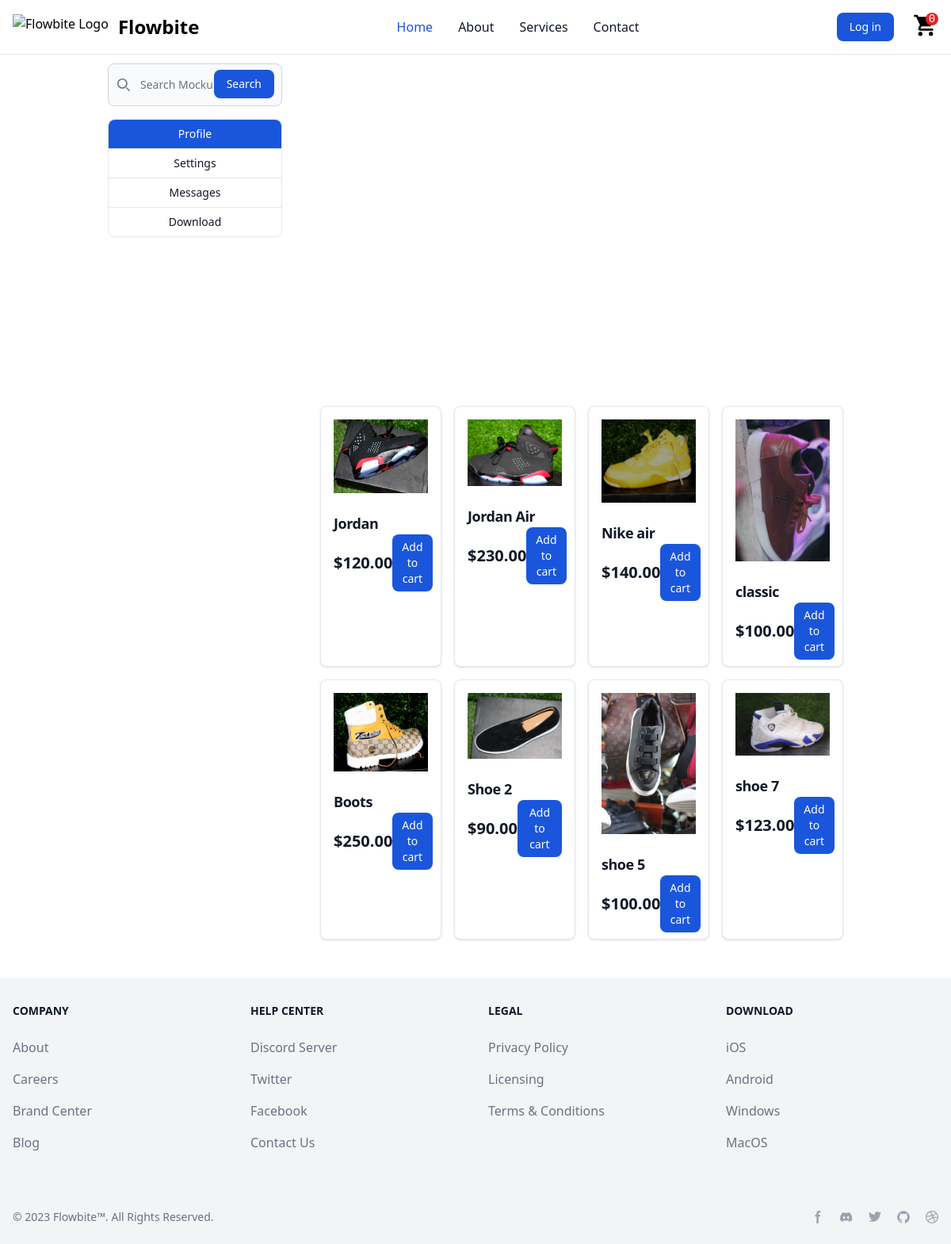
The app's page /, older data.
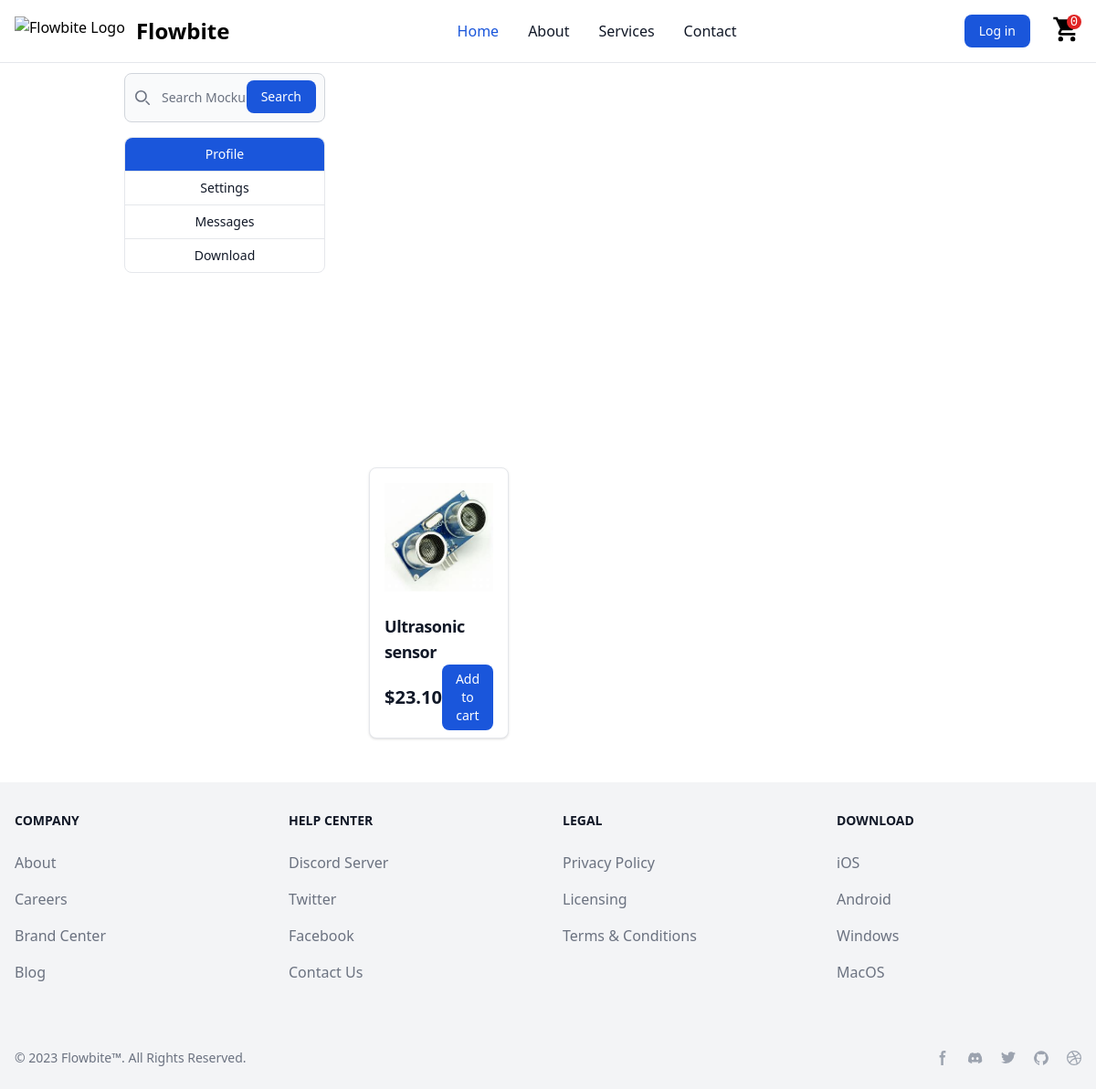
The same page, newer data.
### store/models.py (models this page shows, shortened)
class Product(models.Model):
    name = models.CharField(max_length=200, null=True)
    price = models.DecimalField(max_digits=7, decimal_places=2)
    digital = models.BooleanField(default=False, null=True, blank=True)
    image = models.ImageField(null=True, blank=True)
    @property
    def imageURL(self):
        try:
            url = self.image.url
        except:
            url = ''
        return url

### store/views.py (the view)
# urls.py: path('', include('store.urls')),
def store(request):
    data = cartData(request)
    cartItems = data['cartItems']
    products = Product.objects.all()
    context = {'products': products, 'cartItems': cartItems}
    return render(request, 'store.html', context)

### store/utils.py (called while the page is built, shortened)
def cookieCart(request):
    try:
        cart = json.loads(request.COOKIES['cart'])
    except:
        cart = {}
    print('Cart:', cart)
    items = []
    order = {'get_cart_total': 0, 'get_cart_items': 0, 'shipping': False}
    cartItems = order['get_cart_items']
    return{'cartItems': cartItems, 'order': order, 'items': items}

def cartData(request):
    if request.user.is_authenticated:
        customer = request.user
        order, created = Order.objects.get_or_create(customer=customer, completed=False)
        items = order.orderitem_set.all()
        cartItems = order.get_cart_items
    else:
        cookieData = cookieCart(request)
        cartItems = cookieData['cartItems']
        order = cookieData['order']
        items = cookieData['items']
    return {'cartItems': cartItems, 'items': items, 'order': order}

### templates/store.html (shortened to what the changed rows need)
{% extends 'main.html' %}
{% load static %}
{% block content %}
<div class="flex flex-col lg:flex-row">
    <div class="lg:w-9/12">
        <div class="grid grid-cols-1 sm:grid-cols-2 md:grid-cols-3 lg:grid-cols-4 gap-4 gap-x-4 mt-12">
            {% for product in products %}
            <div
                class="max-w-xs h-75 bg-white border border-gray-200 rounded-lg shadow dark:bg-gray-800 dark:border-gray-700">
                <a href="#">
                    <img class="p-4 rounded-t-lg max-h-45 mx-auto" src="{{product.imageURL}}" alt="product image" />
                </a>
                <div class="px-4 py-2">
                    <a href="#">
                        <h5 class="text-lg font-semibold tracking-tight text-gray-900 dark:text-white">
                            {{product.name}}
                        </h5>
                    </a>
                    <div class="flex items-center justify-between">
                        <span class="text-xl font-bold text-gray-900 dark:text-white">${{product.price}}</span>
                        <a data-product="{{product.id}}" data-action="add" href="#"
                            class="update-cart text-white bg-blue-700 hover:bg-blue-800 focus:ring-4 focus:outline-none focus:ring-blue-300 font-medium rounded-lg text-sm px-3 py-1.5 text-center dark:bg-blue-600 dark:hover:bg-blue-700 dark:focus:ring-blue-800">Add
                            to cart</a>
                    </div>
                </div>
            </div>
            {% endfor %}
        </div>
    </div>
</div>
{% endblock content %}

Row changes from the older to the newer data that the page shows:
removed Product: imageURL (picture), name "Jordan", price "120.00"
removed Product: imageURL (picture), name "Jordan Air", price "230.00"
removed Product: imageURL (picture), name "Nike air", price "140.00"
removed Product: imageURL (picture), name "classic", price "100.00"
removed Product: imageURL (picture), name "Boots", price "250.00"
removed Product: imageURL (picture), name "Shoe 2", price "90.00"
removed Product: imageURL (picture), name "shoe 5", price "100.00"
removed Product: imageURL (picture), name "shoe 7", price "123.00"
added Product: imageURL (picture), name "Ultrasonic sensor", price "23.10"
